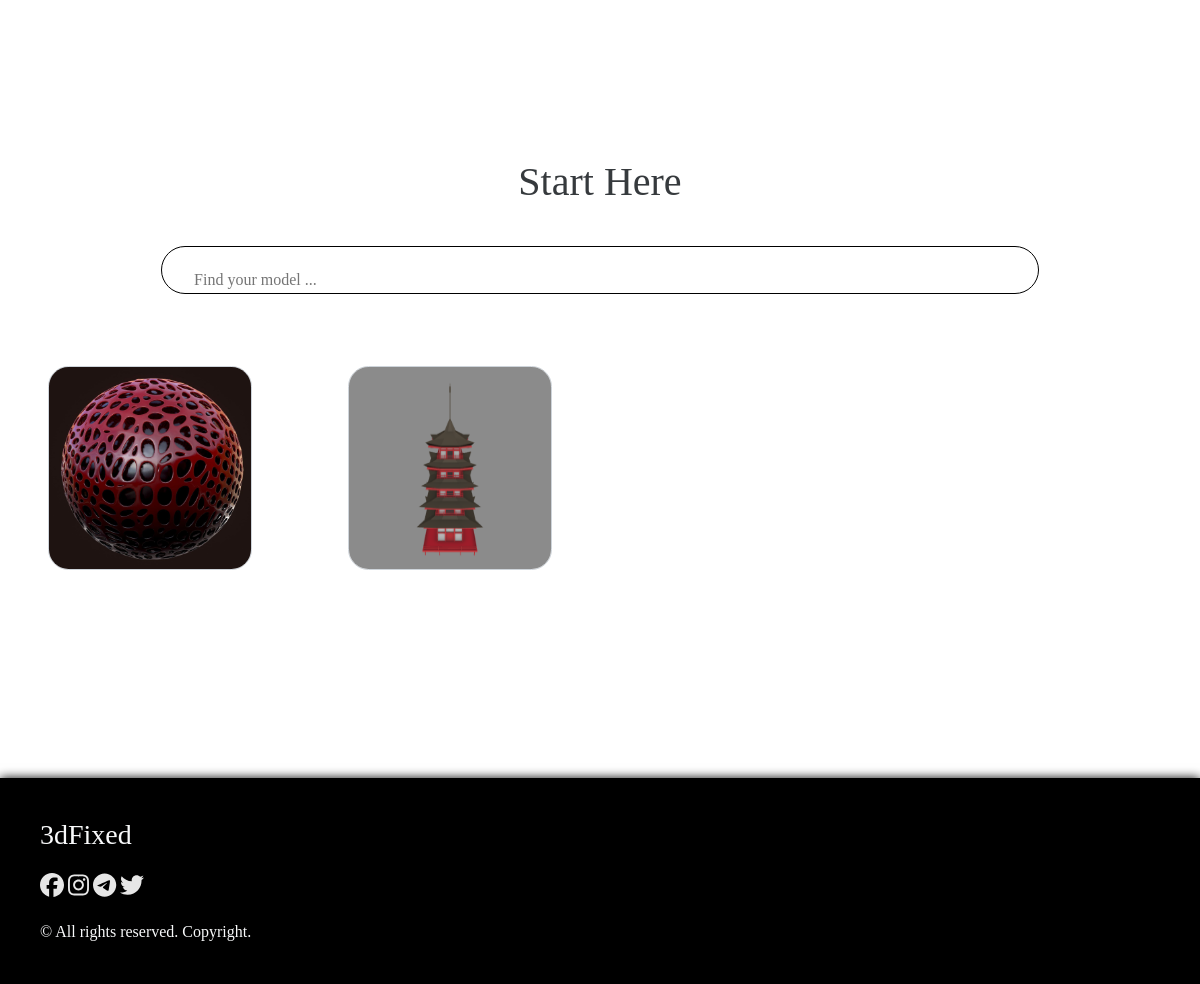
/ (lower part), run on an earlier commit of the app's database.
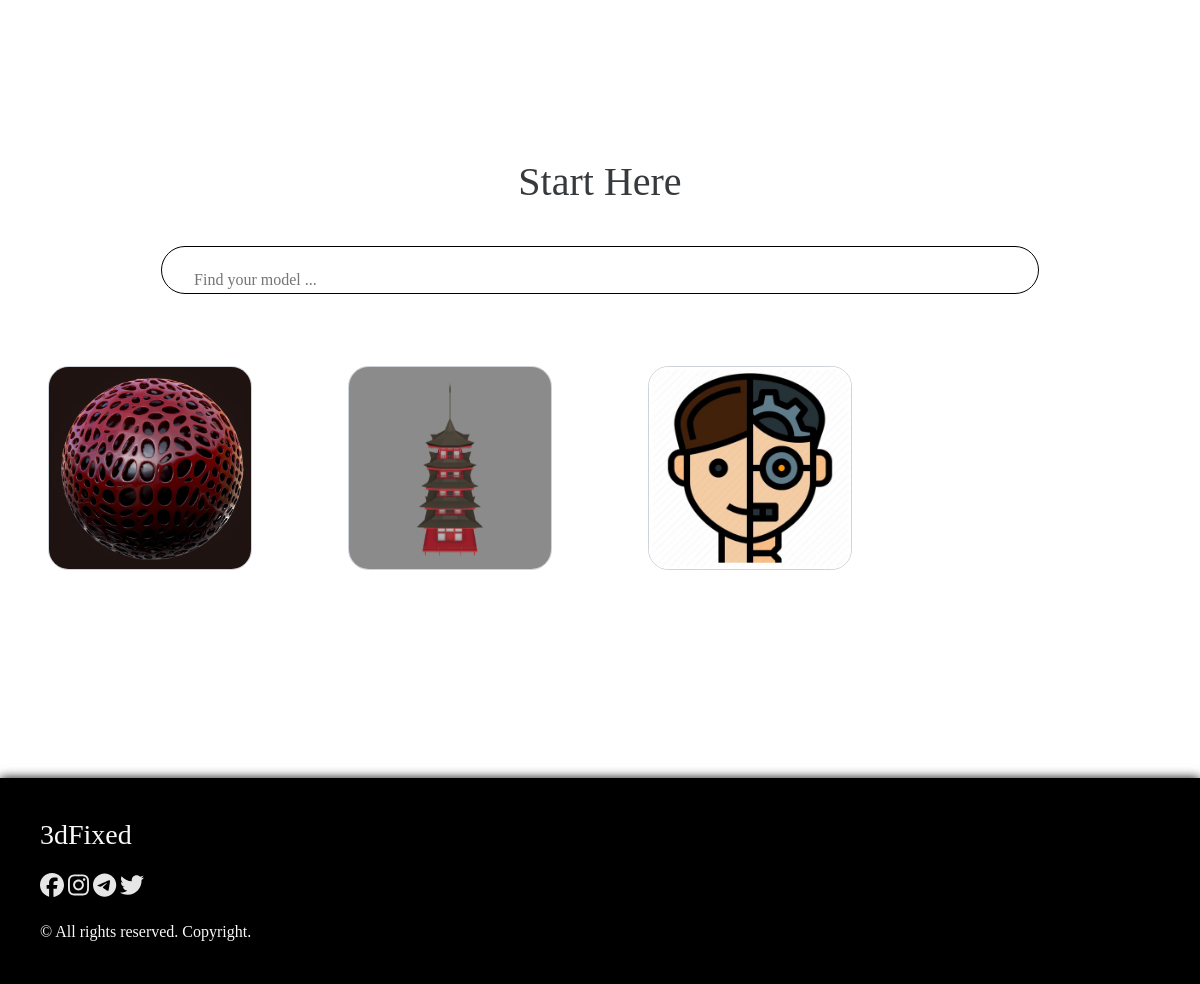
And on a later commit of the database.
### model/models.py (models this page shows, shortened)
class Category(models.Model):
	name = models.CharField(max_length = 40)
	amount = models.IntegerField(default = 0)
	img = models.ImageField(upload_to = 'static/storage/img/categories')
	sign = models.CharField(max_length = 30, default = 'exclamation')

### main/views.py (the view)
# urls.py: path('', views.index, name = 'index'),
def index(request):
	categories = Category.objects.all()
	model = Mod.objects.get(id = 5)
	return render(request, 'main/index.html', {'categories': categories, 'model': model})

### templates/main/index.html (shortened to what this page needs)
<!DOCTYPE html>
<html lang="en">
<head>
	{% load static %}
	<link rel="stylesheet" href="{% static 'main/css/style.css' %}">
	<link rel="stylesheet" href="{% static 'main/css/result.css' %}">
	<link rel="stylesheet" href="{% static 'main/css/welcome.css' %}">
	<link rel="stylesheet" href="https://stackpath.bootstrapcdn.com/bootstrap/4.4.1/css/bootstrap.min.css">
	<link href="https://kit-pro.fontawesome.com/releases/v6.0.0/css/pro.min.css" rel="stylesheet">
</head>
<body onload="begin()">
	<div class="container-fluid p-0">
		<div id="main">
			{% block content %}
				<div class="container-fluid" style="margin-top: 20vh;">
					<div class="row">
						<div class="col-md-12 text-center">
							<h1 class="soft-font">Start Here</h1>
							<form action="{% url 'engine:searchengine' %}" method="get">
								<div class="search-box-wrapper">
									<input type="text" name="query" class="search-field" placeholder="Find your model ...">
									<button class="search-btn" type="submit"></button>
								</div>
							</form>
						</div>
					</div>
					<div class="row mt-4">
						{% for cat in categories %}
							<div class="col-md-3 p-5">
								<div class="cards-category">
									<img src="/{{cat.img}}" class="img-fluid h-100 w-100">
								</div>
							</div>
						{% endfor %}
					</div>
				</div>
			{% endblock %}
		</div>
		<div id="footer" class="text-light">
			<div class="container-fluid p-0">
				<div class="row">
					<div class="col-md-6">
						<h3>3dFixed</h3>
						<ul class="social-links-menu">
							<li class="social-links"><a href="javascript:(void)"><span class="fab fa-facebook"></span></a></li>
							<li class="social-links"><a href="javascript:(void)"><span class="fab fa-instagram"></span></a></li>
							<li class="social-links"><a href="javascript:(void)"><span class="fab fa-telegram"></span></a></li>
							<li class="social-links"><a href="javascript:(void)"><span class="fab fa-twitter"></span></a></li>
						</ul>
						&copy; All rights reserved. Copyright.
					</div>
				</div>
			</div>
		</div>
	</div>
</body>
</html>
{% load static %}

What changed in the data, as far as the page shows it:
added Category: img (picture)
